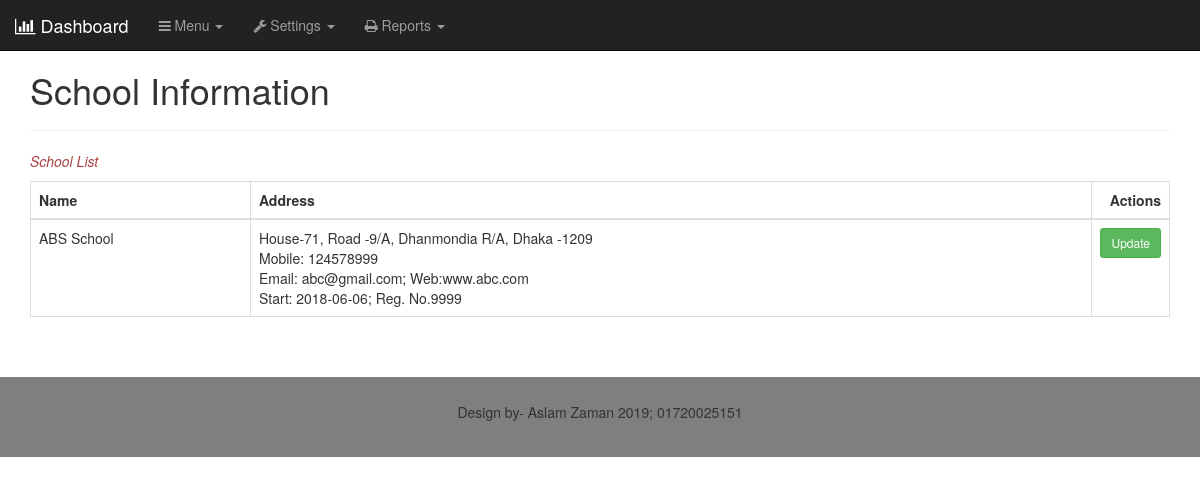
/index.php/school, run on the app's committed database.
### tables this page shows
CREATE TABLE `school` (
  `id` int(8) NOT NULL,
  `name` varchar(100) NOT NULL,
  `address` varchar(100) NOT NULL,
  `mobile` varchar(50) NOT NULL,
  `mail` varchar(50) NOT NULL,
  `web` varchar(50) NOT NULL,
  `start_dt` date NOT NULL,
  `reg_no` int(16) NOT NULL,
  `pic` varchar(100) NOT NULL,
  `entry_dt` timestamp NOT NULL DEFAULT CURRENT_TIMESTAMP
);

### application/controllers/School.php (called while the page is built, shortened)
<?php
class School extends CI_Controller {
	public function __construct()
	{
		$this->load->model('school_model');
		$this->load->library(array('session','form_validation'));
		$this->load->helper(array('form', 'url'));
	}
	public function index()
	{
		$data['schools']     = $this->school_model->select_all();
		$this->load->view('layout/header');
		$this->load->view('layout/header_closing');
		$this->load->view('layout/navbar');
		$this->load->view('school/index',$data);
		$this->load->view('layout/footer');
		$this->load->view('layout/footer_closing');
	}
}

### index.php (called while the page is built, shortened)
<?php
require_once BASEPATH.'core/CodeIgniter.php';

### application/models/School_model.php (called while the page is built, shortened)
<?php
    class School_model extends  CI_Model{
        public function __construct()
        {
            $this->db = $this->load->database("default",TRUE);
        }
      public function select_all()
        {
            $this->db->select('*');
            $this->db->from('school');
			$this->db->order_by('school.id','DESC');
            $query = $this->db->get();
		   if($query->num_rows() > 0){
                return $query->result_array();
            }else{
                return FALSE;
            }
        }
}
?>

### application/views/school/index.php (the view, shortened to what this page needs)
<div class="container">
  <div class="row">
    <div class="col-sm-12">
 <h1>School Information</h1>
<hr>
<p class="text-danger"><i>
	<?php
	if(isset($_SESSION['msg']) && !empty($_SESSION['msg'])){
		echo $_SESSION['msg'];
		unset($_SESSION['msg']);
	}
	else
	{
		echo "School List";
	}
	?>
</i></p>
<div class="table-responsive">
	<table class="table table-bordered">
		<thead>
			<tr>
				<th>Name</th>
				<th>Address</th>
				<th class='text-right'>Actions</th>
			</tr>
		</thead>
		<tbody>
			<?php
			if($schools)
			{
				foreach ($schools as $school)
				{
					$id = $school['id'];
					$t 		= strtotime(date("Y-m-d")) - strtotime($school['entry_dt']);
					$d 		= 86400*6;
					$link_update 	= "";
					if($t > $d)
					{
						$link_update 	= "#";
						$link_delete 	= "#";
					}
					else
					{
						$link_update 	= base_url('school/edit/'.$id);
					}
					?>
					<tr>
						<td><?php echo $school['name'];?></td>
						<td>
							<?php
								echo $school['address'];
								echo '<br>';
								echo 'Mobile: '.$school['mobile'];
								echo '<br>';
								echo 'Email: '.$school['mail'].'; Web:'.$school['web'];
								echo '<br>';
								echo 'Start: '.$school['start_dt'].'; Reg. No.'.$school['reg_no'];
							?>
						</td>
						<td class='text-right' style='width:70px;'>
						  <a href="<?php echo $link_update;?>" class="btn btn-success btn-sm">Update</a>
						</td>
					</tr>
					<?php
				}
			}
			?>
		</tbody>
	</table>
</div>
    </div>
  </div>
</div>

### data on the page
school: name "ABS School", address "House-71, Road -9/A, Dhanmondia R/A, Dhaka -1209", mobile "124578999", mail "abc@gmail.com", web "www.abc.com", start_dt "2018-06-06", reg_no "9999"
